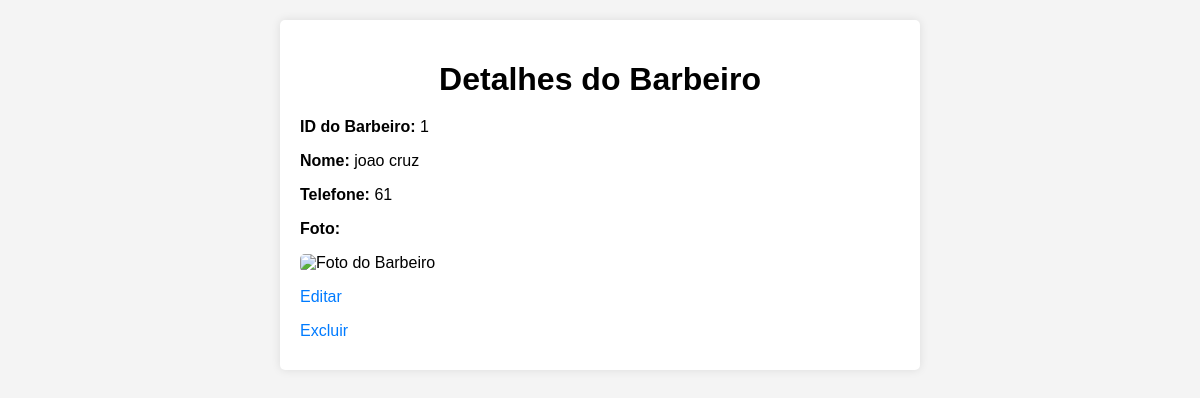
The page /barbeiros/1/ on the database as committed earlier.
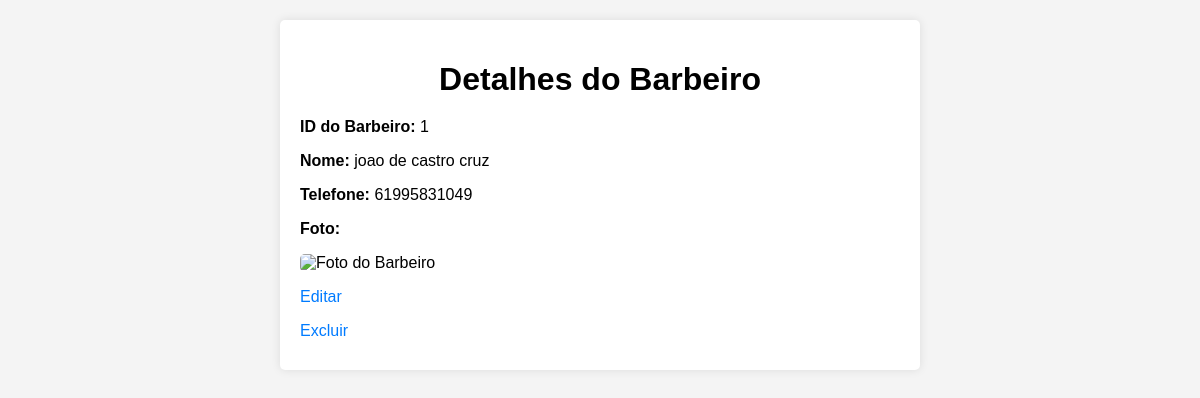
The same page on the database as committed later.
### app/models.py (models this page shows, shortened)
class Barbeiro(models.Model):
    idBarbeiro = models.AutoField(primary_key=True)
    NomeBarbeiro = models.CharField(max_length=255, null=False)
    telefoneBarbeiro = models.CharField(max_length=255, blank=True, null=True)
    fotoBarbeiro = models.CharField(max_length=255, blank=True, null=True)

### app/views.py (the view)
# urls.py: path('barbeiros/<int:pk>/', BarbeiroDetailView.as_view(), name='barbeiro-detail'),
class BarbeiroDetailView(DetailView):
    model = Barbeiro
    template_name = 'barbeiro_detail.html'  # Substitua pelo nome do seu template
    context_object_name = 'barbeiro'

### app/templates/barbeiro_detail.html (shortened to what this page needs)
<!DOCTYPE html>
<html lang="en">
<head>
</head>
<body>
    <div class="container">
        <h1>Detalhes do Barbeiro</h1>
        <p><strong>ID do Barbeiro:</strong> {{ barbeiro.idBarbeiro }}</p>
        <p><strong>Nome:</strong> {{ barbeiro.NomeBarbeiro }}</p>
        <p><strong>Telefone:</strong> {{ barbeiro.telefoneBarbeiro }}</p>
        <p><strong>Foto:</strong></p>
        <p><img src="{{ barbeiro.fotoBarbeiro }}" alt="Foto do Barbeiro"></p>
        <p><a href="{% url 'barbeiro-update' barbeiro.pk %}">Editar</a></p>
        <p><a href="{% url 'barbeiro-delete' barbeiro.pk %}">Excluir</a></p>
    </div>
</body>
</html>

Rows that differ between the two databases and show on the page:
changed Barbeiro id 1: NomeBarbeiro "joao cruz" → "joao de castro cruz"; telefoneBarbeiro "61" → "61995831049"
